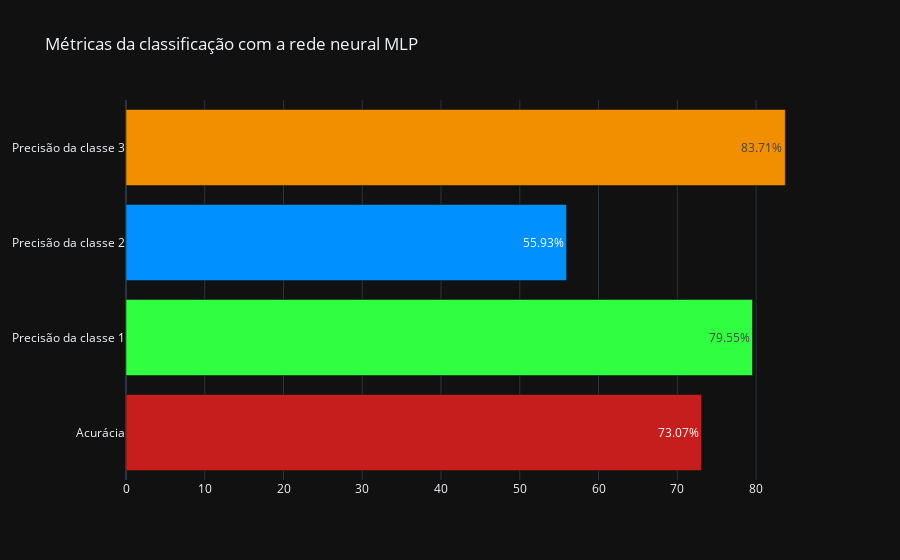

This figure's notebook cell:
### Code cell
cm = confusion_matrix(y_test, y_pred)

tc1 = cm[0][0]
fc1 = cm[0][1]+cm[0][2]

tc2 = cm[1][1]
fc2 = cm[1][0]+cm[1][2]

tc3 = cm[2][2]
fc3 = cm[2][0]+cm[2][1]

accuracy = (tc1+tc2+tc3)/(tc1+fc1+tc2+fc2+tc3+fc3)
precisionc1 = (tc1)/(tc1+fc1)
precisionc2 = (tc2)/(tc2+fc2)
precisionc3 = (tc3)/(tc3+fc3)

fig = go.Figure()
labels = ['Acurácia', 'Precisão da classe 1', 
          'Precisão da classe 2', 'Precisão da classe 3']
values = ['%.2f'%(accuracy*100), '%.2f'%(precisionc1*100),
         '%.2f'%(precisionc2*100), '%.2f'%(precisionc3*100)]
colors = ['#C61D1D', '#30FF41', '#0090FF', '#F18F01']
fig.add_trace(
    go.Bar(y=labels, x=values, orientation='h', 
           text=['%.2f%%'%(float(x)) for x in values], 
           marker_color=colors,
           textposition='inside')
)


fig.update_layout(
    template='plotly_dark',
    title='Métricas da classificação com a rede neural MLP',
)
offline.plot(fig, image_filename='multi-layer-perceptron-score-fam', image='png')
offline.iplot(fig)

### Figure 1 — Plotly figure (JSON) as saved in the notebook; plotly's stock layout.template omitted (floating-point values rounded to 4 significant figures)
{"data": [{"marker": {"color": ["#C61D1D", "#30FF41", "#0090FF", "#F18F01"]}, "orientation": "h", "text": ["73.07%", "79.55%", "55.93%", "83.71%"], "textposition": "inside", "type": "bar", "x": ["73.07", "79.55", "55.93", "83.71"], "y": ["Acurácia", "Precisão da classe 1", "Precisão da classe 2", "Precisão da classe 3"]}], "layout": {"title": {"text": "Métricas da classificação com a rede neural MLP"}}}
